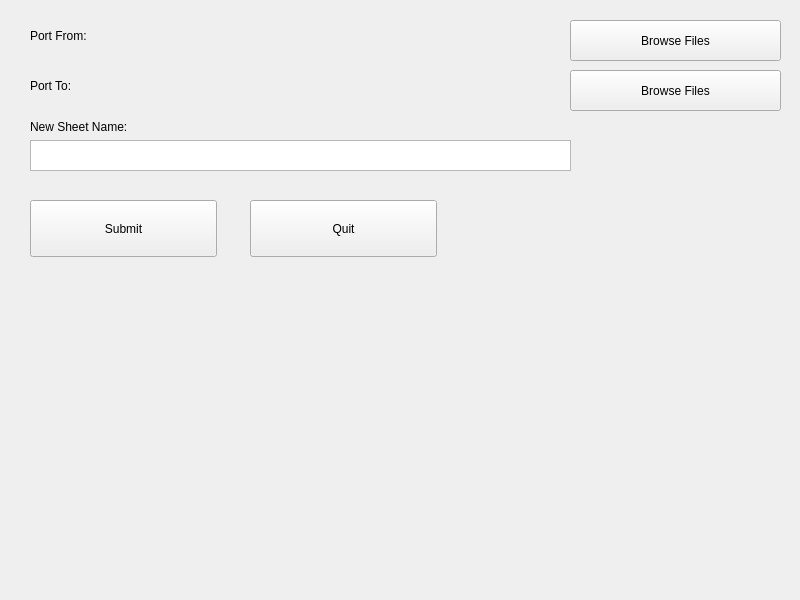
<?xml version="1.0" encoding="UTF-8"?>
<ui version="4.0">
 <class>MainWindow</class>
 <widget class="QMainWindow" name="MainWindow">
  <property name="geometry">
   <rect>
    <x>0</x>
    <y>0</y>
    <width>800</width>
    <height>600</height>
   </rect>
  </property>
  <property name="windowTitle">
   <string>MainWindow</string>
  </property>
  <widget class="QWidget" name="centralwidget">
   <widget class="QPushButton" name="Port_From_Button">
    <property name="geometry">
     <rect>
      <x>570</x>
      <y>20</y>
      <width>211</width>
      <height>41</height>
     </rect>
    </property>
    <property name="text">
     <string>Browse Files</string>
    </property>
   </widget>
   <widget class="QLabel" name="Port_From_Label">
    <property name="geometry">
     <rect>
      <x>30</x>
      <y>20</y>
      <width>531</width>
      <height>31</height>
     </rect>
    </property>
    <property name="text">
     <string>Port From:</string>
    </property>
   </widget>
   <widget class="QLabel" name="Port_To_Label">
    <property name="geometry">
     <rect>
      <x>30</x>
      <y>70</y>
      <width>531</width>
      <height>31</height>
     </rect>
    </property>
    <property name="text">
     <string>Port To:</string>
    </property>
   </widget>
   <widget class="QPushButton" name="Port_To_Button">
    <property name="geometry">
     <rect>
      <x>570</x>
      <y>70</y>
      <width>211</width>
      <height>41</height>
     </rect>
    </property>
    <property name="text">
     <string>Browse Files</string>
    </property>
   </widget>
   <widget class="QTextEdit" name="Sheet_Name_Text">
    <property name="geometry">
     <rect>
      <x>30</x>
      <y>140</y>
      <width>541</width>
      <height>31</height>
     </rect>
    </property>
   </widget>
   <widget class="QLabel" name="Sheet_Name_Label">
    <property name="geometry">
     <rect>
      <x>30</x>
      <y>110</y>
      <width>541</width>
      <height>33</height>
     </rect>
    </property>
    <property name="text">
     <string>New Sheet Name:</string>
    </property>
   </widget>
   <widget class="QPushButton" name="Submit">
    <property name="geometry">
     <rect>
      <x>30</x>
      <y>200</y>
      <width>187</width>
      <height>57</height>
     </rect>
    </property>
    <property name="text">
     <string>Submit</string>
    </property>
   </widget>
   <widget class="QPushButton" name="Quit">
    <property name="geometry">
     <rect>
      <x>250</x>
      <y>200</y>
      <width>187</width>
      <height>57</height>
     </rect>
    </property>
    <property name="text">
     <string>Quit</string>
    </property>
   </widget>
  </widget>
 </widget>
 <resources/>
 <connections/>
</ui>
